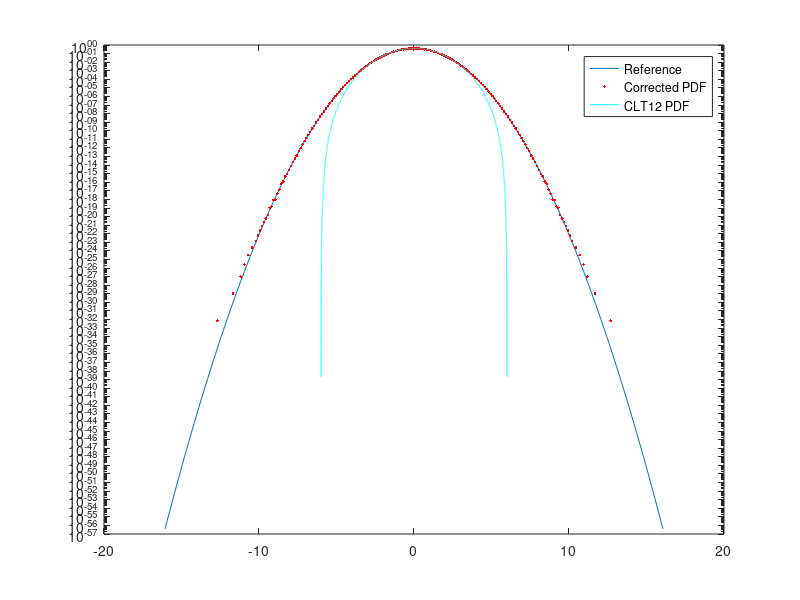

Source code (MATLAB):
clear all;
close all;

load pdf12_sav %PDF of CLT for N = 3
load pdf12_corr_sav %Gaussian and corrected PDFs

x12 = pdf12_sav(:,1);
y12 = pdf12_sav(:,2);

bins_corr = pdf12_corr_sav(:,1);
pdf_corr = pdf12_corr_sav(:,2);
ref = pdf12_corr_sav(:,3);

figure;
semilogy(bins_corr,ref);hold;
semilogy(bins_corr, pdf_corr,'r.')
semilogy(x12,y12,'c');

legend('Reference', 'Corrected PDF', 'CLT12 PDF');

%Load the PDF file from your test setup here